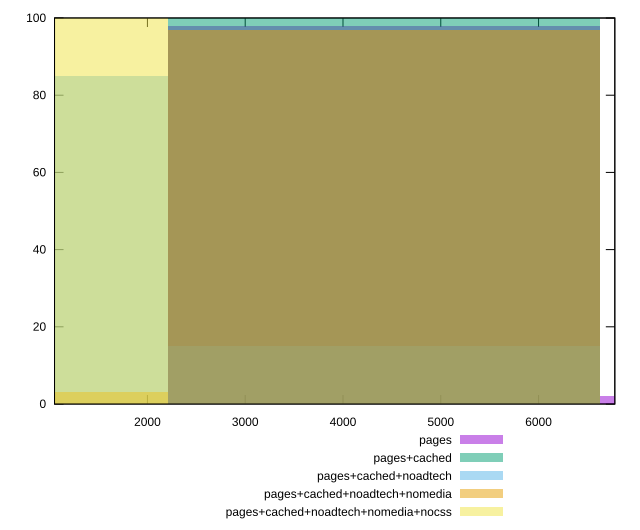

Write the gnuplot code that produced this figure.
reset

$pages <<EOF
4420.334438258782 98
8840.668876517564 2
EOF

$pagesCached <<EOF
4420.334438258782 100
EOF

$pagesCachedNoadtech <<EOF
0 85
4420.334438258782 15
EOF

$pagesCachedNoadtechNomedia <<EOF
0 3
4420.334438258782 97
EOF

$pagesCachedNoadtechNomediaNocss <<EOF
0 100
EOF

set key outside below
set boxwidth 4420.334438258782
set xrange [1050:6780]
set yrange [0:100]
set trange [0:100]
set style fill transparent solid 0.5 noborder
set terminal svg size 640, 530 enhanced background rgb 'white'
set output "report_00023_2021-02-20T12:14:57.249Z/unused-javascript/comparison/histogram/all_raw.svg"

plot $pages title "pages" with boxes, \
     $pagesCached title "pages+cached" with boxes, \
     $pagesCachedNoadtech title "pages+cached+noadtech" with boxes, \
     $pagesCachedNoadtechNomedia title "pages+cached+noadtech+nomedia" with boxes, \
     $pagesCachedNoadtechNomediaNocss title "pages+cached+noadtech+nomedia+nocss" with boxes

reset
